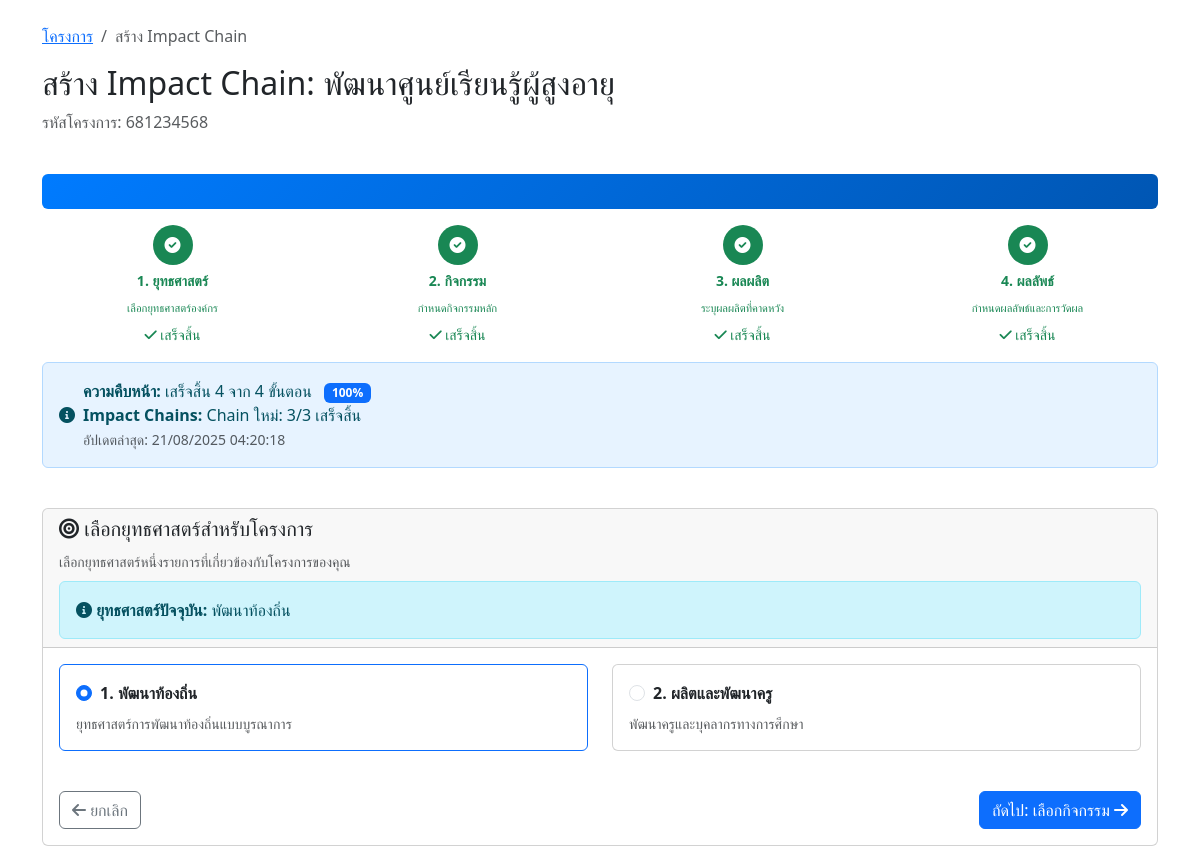
/impact-chain/step1-strategy.php?project_id=2 (signed in), run on an earlier commit of the app's database.
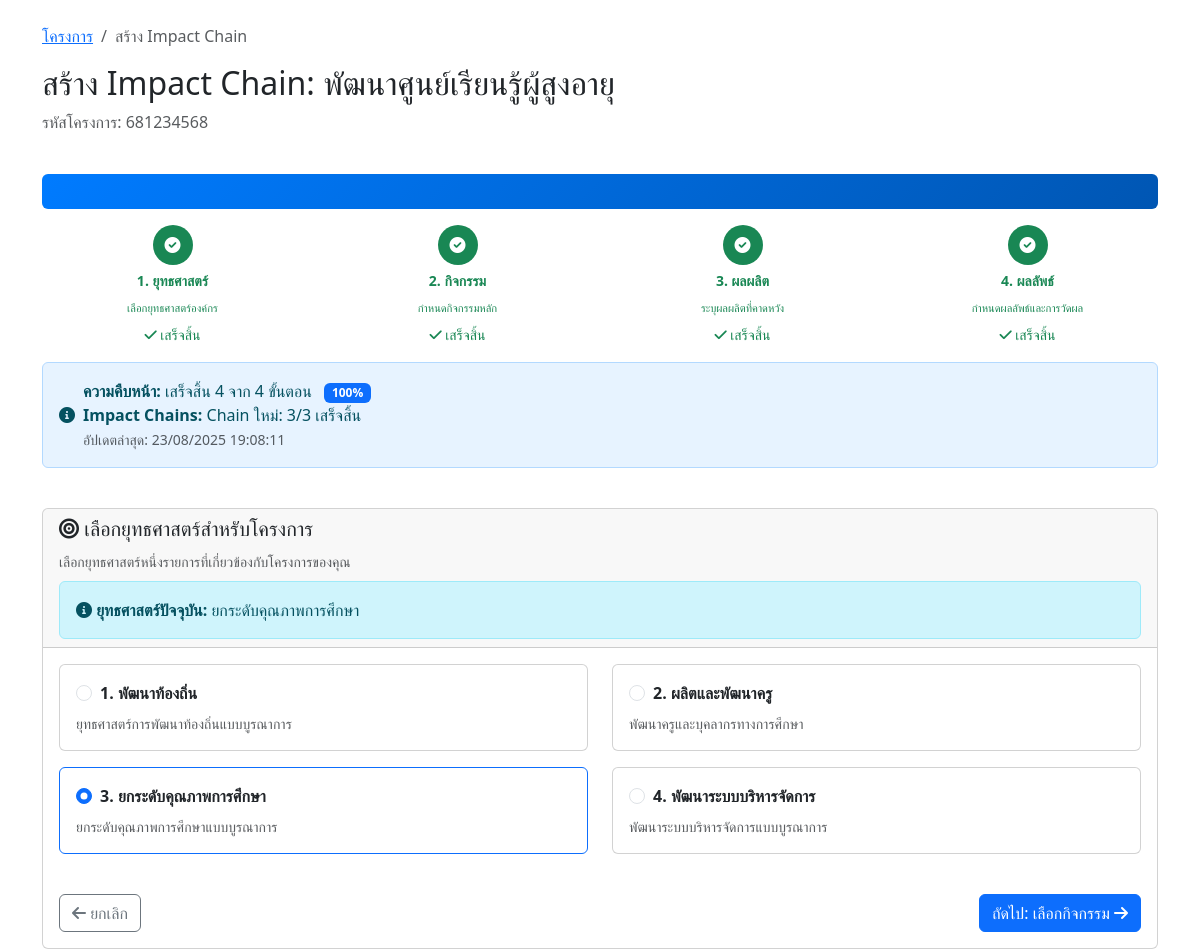
And on a later commit of the database.
### tables this page shows
CREATE TABLE `project_strategies` (
  `id` int(11) NOT NULL,
  `project_id` int(11) NOT NULL COMMENT 'รหัสโครงการ',
  `strategy_id` int(11) NOT NULL COMMENT 'รหัสยุทธศาสตร์',
  `created_by` varchar(100) DEFAULT NULL COMMENT 'ผู้สร้าง',
  `created_at` timestamp NOT NULL DEFAULT current_timestamp(),
  `updated_at` timestamp NOT NULL DEFAULT current_timestamp() ON UPDATE current_timestamp()
);

CREATE TABLE `strategies` (
  `strategy_id` int(11) NOT NULL,
  `strategy_code` varchar(50) NOT NULL,
  `strategy_name` varchar(255) NOT NULL,
  `description` text DEFAULT NULL,
  `created_at` timestamp NOT NULL DEFAULT current_timestamp()
);

### includes/impact_chain_status.php (called while the page is built, shortened)
<?php
function getImpactChainStatus($project_id) {
    global $conn;
    $query = "SELECT impact_chain_status FROM projects WHERE id = ?";
    $stmt = mysqli_prepare($conn, $query);
    mysqli_stmt_bind_param($stmt, 'i', $project_id);
    mysqli_stmt_execute($stmt);
    $result = mysqli_stmt_get_result($stmt);
    $project = mysqli_fetch_assoc($result);
    if ($project && $project['impact_chain_status']) {
        $status = json_decode($project['impact_chain_status'], true);
        if (json_last_error() === JSON_ERROR_NONE) {
            return $status;
        }
    }
    return getDefaultStatus();
}
function calculateProgress($status) {
    $completed_steps = 0;
    for ($i = 1; $i <= 4; $i++) {
        if ($status["step{$i}_completed"]) {
            $completed_steps++;
        }
    }
    $progress = ($completed_steps / 4) * 100;
    $current_step = $status['current_step'];
    return min(100, $progress);
}
function canAccessStep($status, $requested_step) {
    if ($requested_step == 1) {
        return true;
    }
    for ($i = 1; $i < $requested_step; $i++) {
        if (!$status["step{$i}_completed"]) {
            return false;
        }
    }
    return true;
}
function getMultipleImpactChainStatus($project_id) {
    global $conn;
    $status = getImpactChainStatus($project_id);
    $query_chains = "SELECT COUNT(*) as total_chains FROM impact_chains WHERE project_id = ? AND status = 'active'";
    $stmt_chains = mysqli_prepare($conn, $query_chains);
    mysqli_stmt_bind_param($stmt_chains, 'i', $project_id);
    mysqli_stmt_execute($stmt_chains);
    $result_chains = mysqli_stmt_get_result($stmt_chains);
    $row_chains = mysqli_fetch_assoc($result_chains);
    $total_chains = $row_chains['total_chains'];
    $query_completed = "SELECT COUNT(DISTINCT ic.id) as completed_chains
                        FROM impact_chains ic
                        WHERE ic.project_id = ? AND ic.status = 'active'
                        AND EXISTS (SELECT 1 FROM impact_chain_outputs ico WHERE ico.impact_chain_id = ic.id)
                        AND EXISTS (SELECT 1 FROM impact_chain_outcomes ico2 WHERE ico2.impact_chain_id = ic.id)";
    $stmt_completed = mysqli_prepare($conn, $query_completed);
    mysqli_stmt_bind_param($stmt_completed, 'i', $project_id);
    mysqli_stmt_execute($stmt_completed);
    $result_completed = mysqli_stmt_get_result($stmt_completed);
    $row_completed = mysqli_fetch_assoc($result_completed);
    $completed_chains = $row_completed['completed_chains'];
    $status['multiple_chains'] = [
        'total_chains' => $total_chains,
        'completed_chains' => $completed_chains,
        'has_old_chain' => ($status['step2_completed'] && $total_chains == 0)
    ];
    return $status;
}
?>

### impact-chain/step1-strategy.php (the view, shortened to what the changed rows need)
<?php
require_once '../config.php';
require_once '../includes/progress_bar.php';
$project_id = isset($_GET['project_id']) ? (int)$_GET['project_id'] : 0;
$user_id = $_SESSION['user_id'];
$check_query = "SELECT * FROM projects WHERE id = ? AND created_by = ?";
$check_stmt = mysqli_prepare($conn, $check_query);
mysqli_stmt_bind_param($check_stmt, 'is', $project_id, $user_id);
mysqli_stmt_execute($check_stmt);
$project_result = mysqli_stmt_get_result($check_stmt);
$project = mysqli_fetch_assoc($project_result);
$strategies_query = "SELECT * FROM strategies ORDER BY strategy_id ASC";
$strategies_result = mysqli_query($conn, $strategies_query);
$strategies = mysqli_fetch_all($strategies_result, MYSQLI_ASSOC);
$selected_strategies = [];
$selected_strategy_ids = [];
$selected_strategy_query = "SELECT ps.strategy_id, s.strategy_name
                           FROM project_strategies ps
                           JOIN strategies s ON ps.strategy_id = s.strategy_id
                           WHERE ps.project_id = ?";
$selected_strategy_stmt = mysqli_prepare($conn, $selected_strategy_query);
mysqli_stmt_bind_param($selected_strategy_stmt, 'i', $project_id);
mysqli_stmt_execute($selected_strategy_stmt);
$selected_strategy_result = mysqli_stmt_get_result($selected_strategy_stmt);
while ($strategy = mysqli_fetch_assoc($selected_strategy_result)) {
    $selected_strategies[] = $strategy;
    $selected_strategy_ids[] = $strategy['strategy_id'];
}
?>
<!DOCTYPE html>
<html lang="th">
<head>
    <link href="https://cdn.jsdelivr.net/npm/bootstrap@5.3.0/dist/css/bootstrap.min.css" rel="stylesheet">
    <link href="https://cdnjs.cloudflare.com/ajax/libs/font-awesome/6.0.0/css/all.min.css" rel="stylesheet">
</head>
<body>
    <div class="container mt-4">
        <div class="row mb-4">
            <div class="col-12">
                <h2>สร้าง Impact Chain: <?php echo htmlspecialchars($project['name']); ?></h2>
            </div>
        </div>
        <?php
        try {
            $status = getImpactChainStatus($project_id);
            renderImpactChainProgressBar($project_id, 1, $status);
        } catch (Exception $e) {
            echo "<div class='alert alert-danger'>Error in progress bar: " . $e->getMessage() . "</div>";
        }
        ?>
        <div class="row">
            <div class="col-12">
                <div class="card">
                    <div class="card-header">
                        <?php if (!empty($selected_strategies)): ?>
                            <div class="mt-2">
                                <div class="alert alert-info mb-0">
                                    <i class="fas fa-info-circle"></i>
                                    <strong>ยุทธศาสตร์ปัจจุบัน:</strong>
                                    <?php echo htmlspecialchars($selected_strategies[0]['strategy_name']); ?>
                                </div>
                            </div>
                        <?php endif; ?>
                    </div>
                    <div class="card-body">
                        <form action="process-step1.php" method="POST">
                            <?php if (empty($strategies)): ?>
                                <div class="alert alert-warning">
                                    <i class="fas fa-exclamation-triangle"></i> ไม่พบข้อมูลยุทธศาสตร์ในระบบ
                                </div>
                            <?php else: ?>
                                <div class="row">
                                    <?php $counter = 1; foreach ($strategies as $strategy): ?>
                                        <div class="col-md-6 mb-3">
                                            <div class="card h-100 <?php echo in_array($strategy['strategy_id'], $selected_strategy_ids) ? 'border-primary' : ''; ?>">
                                                <div class="card-body">
                                                    <div class="form-check">
                                                        <input class="form-check-input" type="radio"
                                                            name="strategy" value="<?php echo $strategy['strategy_id']; ?>"
                                                            id="strategy_<?php echo $strategy['strategy_id']; ?>"
                                                            <?php echo in_array($strategy['strategy_id'], $selected_strategy_ids) ? 'checked' : ''; ?>>
                                                        <label class="form-check-label fw-bold" for="strategy_<?php echo $strategy['strategy_id']; ?>">
                                                            <?php echo $counter; ?>. <?php echo htmlspecialchars($strategy['strategy_name']); ?>
                                                        </label>
                                                    </div>
                                                    <?php if (!empty($strategy['description'])): ?>
                                                        <p class="card-text mt-2 text-muted small">
                                                            <?php echo htmlspecialchars($strategy['description']); ?>
                                                        </p>
                                                    <?php endif; ?>
                                                </div>
                                            </div>
                                        </div>
                                    <?php $counter++; endforeach; ?>
                                </div>
                            <?php endif; ?>
                        </form>
                    </div>
                </div>
            </div>
        </div>
    </div>
</body>
</html>

### includes/progress_bar.php (shortened to what the changed rows need)
<?php
require_once __DIR__ . '/impact_chain_status.php';
function renderImpactChainProgressBar($project_id, $current_step = 1, $status = null) {
    $steps = [
        1 => [
            'name' => 'ยุทธศาสตร์',
            'icon' => 'fas fa-bullseye',
            'description' => 'เลือกยุทธศาสตร์องค์กร'
        ],
        2 => [
            'name' => 'กิจกรรม',
            'icon' => 'fas fa-tasks',
            'description' => 'กำหนดกิจกรรมหลัก'
        ],
        3 => [
            'name' => 'ผลผลิต',
            'icon' => 'fas fa-cube',
            'description' => 'ระบุผลผลิตที่คาดหวัง'
        ],
        4 => [
            'name' => 'ผลลัพธ์',
            'icon' => 'fas fa-chart-line',
            'description' => 'กำหนดผลลัพธ์และการวัดผล'
        ]
    ];
    $progress_percentage = calculateProgress($status);
    ?>
    <div class="impact-chain-progress mb-4">
        <div class="row mt-3">
            <?php for ($i = 1; $i <= 4; $i++):
                $step_completed = $status["step{$i}_completed"];
                $is_current = ($i == $current_step);
                $can_access = canAccessStep($status, $i);
                if ($step_completed) {
                    $class = 'text-success';
                    $icon = 'fas fa-check-circle';
                    $badge_class = 'bg-success';
                } elseif ($is_current) {
                    $class = 'text-primary';
                    $icon = 'fas fa-clock';
                    $badge_class = 'bg-primary';
                } elseif ($can_access) {
                    $class = 'text-info';
                    $icon = 'fas fa-circle';
                    $badge_class = 'bg-light text-dark';
                } else {
                    $class = 'text-muted';
                    $icon = 'fas fa-lock';
                    $badge_class = 'bg-secondary';
                }
            ?>
            <div class="col-3">
                <div class="text-center">
                    <div class="mb-2">
                        <span class="badge <?php echo $badge_class; ?> rounded-circle d-inline-flex align-items-center justify-content-center"
                              style="width: 40px; height: 40px; font-size: 16px;">
                            <i class="<?php echo $icon; ?>"></i>
                        </span>
                    </div>
                    <h6 class="<?php echo $class; ?> fw-bold mb-1" style="font-size: 14px;">
                        <?php echo $i; ?>. <?php echo $steps[$i]['name']; ?>
                    </h6>
                    <small class="<?php echo $class; ?>" style="font-size: 11px;">
                        <?php echo $steps[$i]['description']; ?>
                    </small>
                    <?php if ($step_completed): ?>
                        <div class="mt-1">
                            <small class="text-success">
                                <i class="fas fa-check"></i> เสร็จสิ้น
                            </small>
                        </div>
                    <?php endif; ?>
                </div>
            </div>
            <?php endfor; ?>
        </div>
        <div class="row mt-3">
            <div class="col-12">
                <div class="alert alert-info d-flex align-items-center" style="background-color: #e7f3ff; border-color: #b3d9ff;">
                    <div>
                        <strong>ความคืบหน้า:</strong>
                        <?php
                        $completed_count = 0;
                        for ($i = 1; $i <= 4; $i++) {
                            if ($status["step{$i}_completed"]) $completed_count++;
                        }
                        echo "เสร็จสิ้น {$completed_count} จาก 4 ขั้นตอน";
                        ?>
                        <span class="badge bg-primary ms-2"><?php echo round($progress_percentage); ?>%</span>
                        <?php
                        try {
                            if (function_exists('getMultipleImpactChainStatus')) {
                                $multi_status = getMultipleImpactChainStatus($project_id);
                                if (isset($multi_status['multiple_chains']) &&
                                    ($multi_status['multiple_chains']['total_chains'] > 0 || $multi_status['multiple_chains']['has_old_chain'])) {
                                    echo "<br><strong>Impact Chains:</strong> ";
                                    if ($multi_status['multiple_chains']['total_chains'] > 0) {
                                        echo "Chain ใหม่: " . $multi_status['multiple_chains']['completed_chains'] . "/" . $multi_status['multiple_chains']['total_chains'] . " เสร็จสิ้น";
                                    }
                                }
                            }
                        } catch (Exception $e) {
                            error_log("Error in Multiple Impact Chain status: " . $e->getMessage());
                        }
                        ?>
                        <?php if ($status['last_updated']): ?>
                            <br><small class="text-muted">
                                อัปเดตล่าสุด: <?php echo date('d/m/Y H:i:s', strtotime($status['last_updated'])); ?>
                            </small>
                        <?php endif; ?>
                    </div>
                </div>
            </div>
        </div>
    </div>
    <?php
}
    ?>

What changed in the data, as far as the page shows it:
changed project_strategies: strategy.strategy_name "พัฒนาท้องถิ่น" → "ยกระดับคุณภาพการศึกษา"
computed for strategies "พัฒนาท้องถิ่น": strategy_id "☑ 1. พัฒนาท้องถิ่น" → "☐ 1. พัฒนาท้องถิ่น"
added strategies: strategy_id "☑ 3. ยกระดับคุณภาพการศึกษา", strategy_name "ยกระดับคุณภาพการศึกษา", description "ยกระดับคุณภาพการศึกษาแบบบูรณาการ"
added strategies: strategy_id "☐ 4. พัฒนาระบบบริหารจัดการ", strategy_name "พัฒนาระบบบริหารจัดการ", description "พัฒนาระบบบริหารจัดการแบบบูรณาการ"
Also different on the page:
date('d/m/Y H:i:s', strtotime($status['last_updated'])): "21/08/2025 04:20:18" → "23/08/2025 19:08:11"
